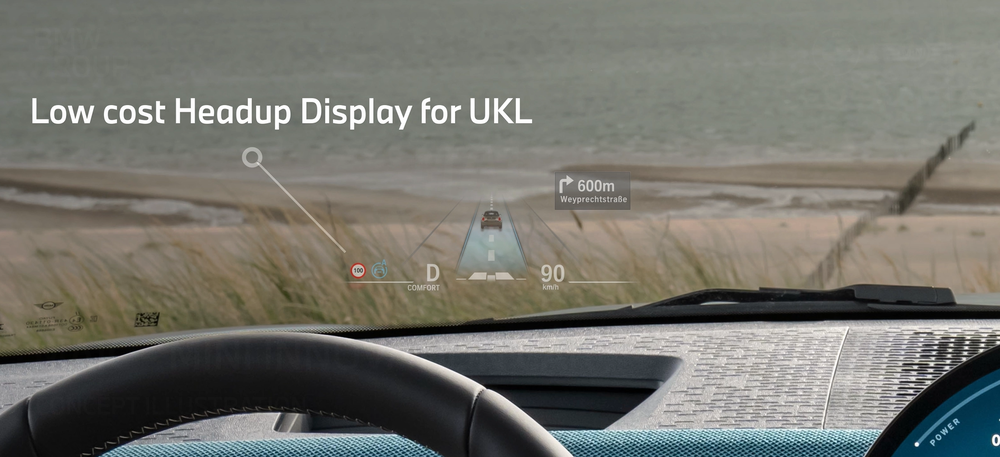
#> input picture Footages/Image/sample.png, 1000 x 457 px, shrunk from 1894 x 865 before the run
$ python test.py
#> lines starting #> are read from the running program, lines starting #| are printed output that depends on the picture
#> further down, img is the input picture: shape (457, 1000, 3); mean B, G, R 109.4, 116.6, 116.8
import cv2
import numpy as np
import os
import matplotlib.pyplot as plt

def cylindrical_warp(img, K=0.5):
  """
  Performs cylindrical warping on a image

  Args:
      img: Input image (numpy array)
      K: Cyindrical factor

  Returns:
      Warped Image
  """
#> called with K = 0.5

  h, w = img.shape[:2]
#> h = 457; w = 1000
  center = (w/2, h/2)
#> center = (500, 228.5)

  # Generate grid coordinates
  x = np.linspace(0, w-1, w)
#> x = 1000 values from 0 to 999
  y = np.linspace(0, h-1, h)
#> y = 457 values from 0 to 456
  X, Y = np.meshgrid(x,y)

  # Calculate cylindrical coordinates
  r = np.sqrt((X - center[0])**2 + (Y - center[1])**2)
  theta = np.arctan2(Y - center[1], X - center[0])

  # Project to cylindrical coordinates
  X_cyl = r * np.cos(theta * K) + center[0]
  Y_cyl = r * np.sin(theta * K) + center[1]

  # Interpolate the image
  warped_img = cv2.remap(img, X_cyl.astype(np.float32), Y_cyl.astype(np.float32), cv2.INTER_LINEAR)
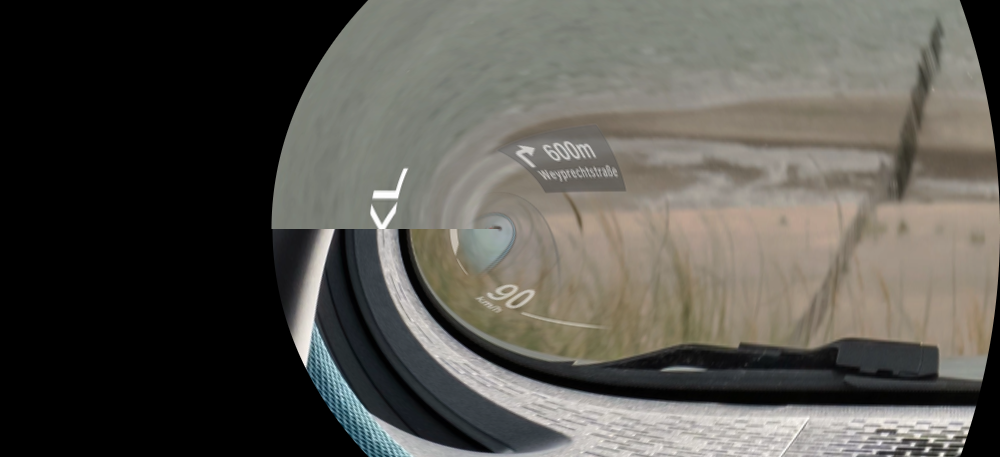
#> warped_img: shape (457, 1000, 3); mean B, G, R 78.4, 84.3, 86.3

  return warped_img

# Example usage
img = cv2.imread("Footages/Image/sample.png")
warped = cylindrical_warp(img, K=0.5)
cv2.imshow("Warped Image", warped)
cv2.waitKey(0)
cv2.destroyAllWindows()
